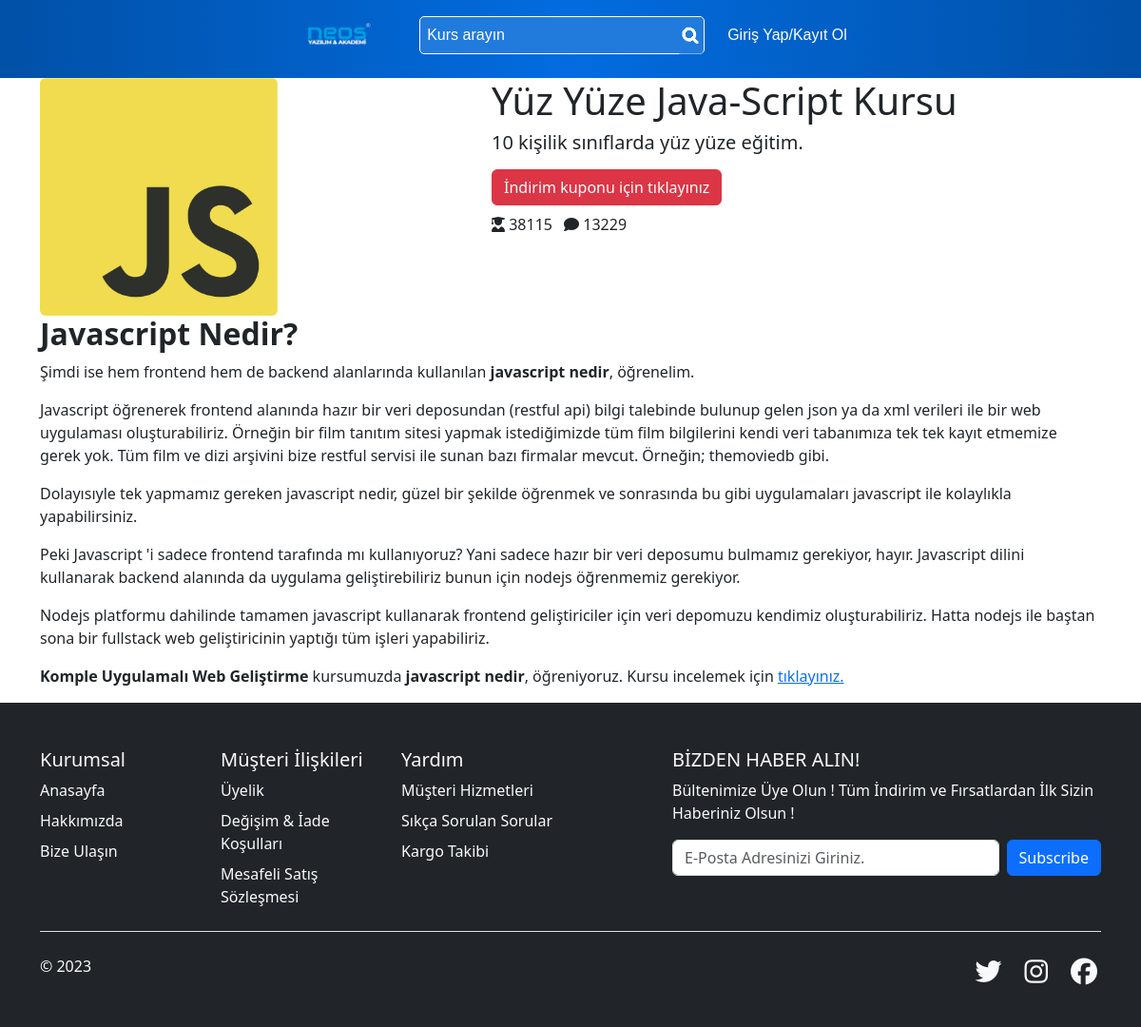
Screenshot of /kurs/kurs-detay/yuz-yuze-java-script-kursu with the database file from the repository.
### kurs/models.py (models this page shows, shortened)
class Kurs(models.Model):
    isim = models.CharField(max_length=100)
    kategori = models.ManyToManyField(Kategori)
    resim = models.FileField(blank=True, upload_to='kurs/', verbose_name='Kurs Resmi')
    kisa_aciklama = models.TextField(max_length=500)
    aciklama = RichTextField()
    slug = models.SlugField(null=True,blank=True,db_index=True, editable=False, unique=True)
    is_active = models.BooleanField(default=False)
    is_web = models.BooleanField(default=False)
    is_program = models.BooleanField(default=False)
    def __str__(self):
        return self.isim

### kurs/views.py (the view)
# urls.py: path('kurs-detay/<slug:slug>',kurs_detay,name='kurs-detay'),
def kurs_detay(request,slug):
    print(slug)
    kurs = Kurs.objects.filter(slug = slug)
    print(kurs)
    context = {
        'kurs' : kurs,
    }
    return render(request,'kurs-detay.html',context)

### kurs/context_processors.py (called while the page is built)
def kategori_context(request):
    kategori = Kategori.objects.all()
    return{'kategori': kategori}

### templates/kurs-detay.html
{% extends "index.html" %}
{% load static %}
{% block content %}
{% include "includes/_navbar.html" %}
{% for i in kurs %}
<section class="bg-white space-sm">
  <div class="container">
    <div class="row">
      <div class="col-lg-5 mb-4 mb-sm-0">
      {% if i.resim %}
        <img
          id="MainContentPlaceHolder_courseImage"
          class="rounded img-fluid"
          src="{{i.resim.url}}"
          width ="250"
        />
        {% else %}
        <img
          id="MainContentPlaceHolder_courseImage"
          class="rounded img-fluid"
          src="https://img-c.udemycdn.com/course/750x422/1258436_2dc3_4.jpg"
        />
        {% endif %}
      </div>
      <div
        class="col-lg-7 d-flex flex-column justify-content-between mr-auto ml-auto"
      >
        <div>
          <h1 class="mb-2">{{i.isim}}</h1>
          <p class="lead mb-3 h2">
            {{i.kisa_aciklama}}
          </p>
          <div>
            <a
              id="MainContentPlaceHolder_LinkUdemy"
              class="btn btn-danger btn-block"
              href="https://www.udemy.com/course/komple-web-developer-kursu/?couponCode=24EYLUL2023"
              target="_blank"
              >İndirim kuponu için tıklayınız</a
            >
          </div>
          <div class="mt-2">
            <ul class="list-inline text-small d-inline-block mb-3">
              <li class="list-inline-item">
                <i class="fas fa-user-graduate"></i>
                38115
              </li>
              <li class="list-inline-item">
                <i class="fas fa-comment"></i>
                13229
              </li>
            </ul>
          </div>
        </div>
      </div>
    </div>
  </div>
  <article class="readmore container ">
    {{i.aciklama|safe}}
  </article>
</section>
{% endfor %}
{% endblock content %}

### rows the page displays
Kurs: resim (picture), isim "Yüz Yüze Java-Script Kursu", kisa_aciklama "10 kişilik sınıflarda yüz yüze eğitim.", aciklama "Javascript Nedir? Şimdi ise hem frontend hem de backend alanlarında kullanılan javascript nedir , öğrenelim. Javascript öğrenerek frontend alanında hazır bir veri deposundan (restful api) bilgi talebinde bulunup gelen json ya da xml verileri ile bir web uygulaması oluşturabiliriz. Örneğin bir film tanıtım sitesi yapmak istediğimizde tüm film bilgilerini kendi veri tabanımıza tek tek kayıt etmemize gerek yok. Tüm film ve dizi arşivini bize restful servisi ile sunan bazı firmalar mevcut. Örneğin; themoviedb gibi. Dolayısıyle tek yapmamız gereken javascript nedir, güzel bir şekilde öğrenmek ve sonrasında bu gibi uygulamaları javascript ile kolaylıkla yapabilirsiniz. Peki Javascript 'i sadece…"
